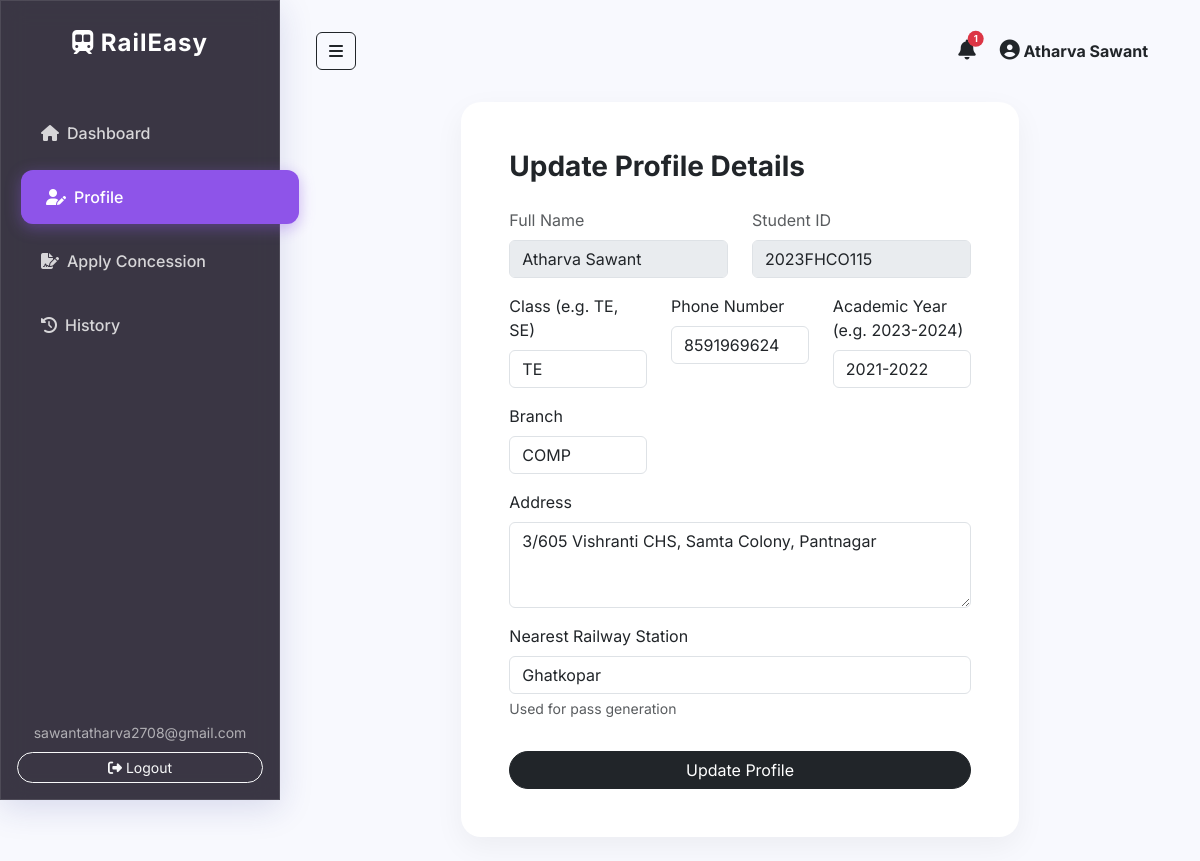
The page /student/profile (signed in) on the database its author committed.
### app/models.py (models this page shows, shortened)
class User(db.Model, UserMixin):
    id = db.Column(db.Integer, primary_key=True)
    email = db.Column(db.String(120), unique=True, nullable=False)
    password = db.Column(db.String(60), nullable=False)
    role = db.Column(db.String(20), nullable=False, default='student') # 'student' or 'admin'
    name = db.Column(db.String(100), nullable=False)
    student_id = db.Column(db.String(50), unique=True, nullable=False)
    course_class = db.Column(db.String(50), nullable=True) # e.g., TE, SE, BE
    year = db.Column(db.String(20), nullable=True)
    branch = db.Column(db.String(50), nullable=True)
    address = db.Column(db.Text, nullable=True)
    nearest_station = db.Column(db.String(100), nullable=True)
    phone_number = db.Column(db.String(20), nullable=True) # NEW
    applications = db.relationship('Application', backref='student', lazy=True)
    passes = db.relationship('Pass', backref='student', lazy=True)
    notifications = db.relationship('Notification', backref='user', lazy=True)

### app/student/routes.py (the view)
@student_bp.route("/profile", methods=['GET', 'POST'])
@login_required
@student_required
def profile():
    form = ProfileForm()
    if form.validate_on_submit():
        current_user.course_class = form.course_class.data
        current_user.year = form.year.data
        current_user.branch = form.branch.data
        current_user.phone_number = form.phone_number.data
        current_user.address = form.address.data
        current_user.nearest_station = form.nearest_station.data
        db.session.commit()
        flash('Your profile has been updated!', 'success')
        return redirect(url_for('student.profile'))
    elif request.method == 'GET':
        form.course_class.data = current_user.course_class
        form.year.data = current_user.year
        form.branch.data = current_user.branch
        form.phone_number.data = current_user.phone_number
        form.address.data = current_user.address
        form.nearest_station.data = current_user.nearest_station
    return render_template('student/profile.html', title='Profile', form=form)

### app/student/forms.py
class ProfileForm(FlaskForm):
    course_class = StringField('Class (e.g. TE, SE)', validators=[DataRequired(), Length(max=50)])
    year = StringField('Academic Year (e.g. 2023-2024)', validators=[DataRequired(), Length(max=20)])
    branch = StringField('Branch', validators=[DataRequired(), Length(max=50)])
    phone_number = StringField('Phone Number', validators=[DataRequired(), Length(min=10, max=15)])
    address = TextAreaField('Address', validators=[DataRequired()])
    nearest_station = StringField('Nearest Railway Station', validators=[DataRequired(), Length(max=100)])
    submit = SubmitField('Update Profile')

### app/student/routes.py (called while the page is built)
def student_required(f):
    @wraps(f)
    def decorated_function(*args, **kwargs):
        if current_user.role != 'student':
            flash('Access denied. This area is for students only.', 'danger')
            return redirect(url_for('main.home'))
        return f(*args, **kwargs)
    return decorated_function

### app/templates/student/profile.html (shortened to what this page needs)
{% extends "base.html" %}
{% block content %}
<div class="row">
    <div class="col-lg-8 mx-auto">
        <div class="card glass-card p-4 p-md-5">
            <h3 class="fw-bold mb-4">Update Profile Details</h3>
            <form method="POST" action="">
                <div class="row">
                    <div class="col-md-6 mb-3">
                        <label class="form-label text-muted">Full Name</label>
                        <input type="text" class="form-control" value="{{ current_user.name }}" disabled>
                    </div>
                    <div class="col-md-6 mb-3">
                        <label class="form-label text-muted">Student ID</label>
                        <input type="text" class="form-control" value="{{ current_user.student_id }}" disabled>
                    </div>
                    <div class="col-md-4 mb-3">
                        {{ form.course_class.label(class="form-label") }}
                        {{ form.course_class(class="form-control") }}
                    </div>
                    <div class="col-md-4 mb-3">
                        {{ form.phone_number.label(class="form-label") }}
                        {{ form.phone_number(class="form-control") }}
                    </div>
                    <div class="col-md-4 mb-3">
                        {{ form.year.label(class="form-label") }}
                        {{ form.year(class="form-control") }}
                    </div>
                    <div class="col-md-4 mb-3">
                        {{ form.branch.label(class="form-label") }}
                        {{ form.branch(class="form-control") }}
                    </div>
                    <div class="col-12 mb-3">
                        {{ form.address.label(class="form-label") }}
                        {{ form.address(class="form-control", rows="3") }}
                    </div>
                    <div class="col-12 mb-4">
                        {{ form.nearest_station.label(class="form-label") }}
                        {{ form.nearest_station(class="form-control") }}
                        <div class="form-text">Used for pass generation</div>
                    </div>
                </div>
                <div class="mt-2">
                    {{ form.submit(class="btn btn-dark w-100 rounded-pill") }}
                </div>
            </form>
        </div>
    </div>
</div>
{% endblock %}

### app/templates/base.html (shortened to what this page needs)
<!DOCTYPE html>
<html lang="en">
<head>
    <link href="https://cdn.jsdelivr.net/npm/bootstrap@5.3.2/dist/css/bootstrap.min.css" rel="stylesheet">
    <link rel="stylesheet" href="https://cdnjs.cloudflare.com/ajax/libs/font-awesome/6.4.2/css/all.min.css">
    <link rel="stylesheet" href="{{ url_for('static', filename='css/style.css') }}">
</head>
<body class="{% if current_user.is_authenticated %}dashboard-body{% else %}auth-body{% endif %}">
    <div class="d-flex" id="wrapper">
        {% if current_user.is_authenticated %}
        <div class="sidebar glass-panel" id="sidebar-wrapper">
            <div class="sidebar-heading text-center py-4 text-white custom-logo">
                <i class="fa-solid fa-train-subway"></i> RailEasy
            </div>
            <div class="list-group list-group-flush my-3">
                {% if current_user.role == 'student' %}
                <a href="{{ url_for('student.dashboard') }}"
                    class="list-group-item list-group-item-action bg-transparent text-white {% if request.endpoint == 'student.dashboard' %}active{% endif %}">
                    <i class="fas fa-home me-2"></i>Dashboard
                </a>
                <a href="{{ url_for('student.profile') }}"
                    class="list-group-item list-group-item-action bg-transparent text-white {% if request.endpoint == 'student.profile' %}active{% endif %}">
                    <i class="fas fa-user-edit me-2"></i>Profile
                </a>
                <a href="{{ url_for('student.apply') }}"
                    class="list-group-item list-group-item-action bg-transparent text-white {% if request.endpoint == 'student.apply' %}active{% endif %}">
                    <i class="fas fa-file-signature me-2"></i>Apply Concession
                </a>
                <a href="{{ url_for('student.history') }}"
                    class="list-group-item list-group-item-action bg-transparent text-white {% if request.endpoint == 'student.history' %}active{% endif %}">
                    <i class="fas fa-history me-2"></i>History
                </a>
                {% elif current_user.role == 'admin' %}
                <a href="{{ url_for('admin.dashboard') }}"
                    class="list-group-item list-group-item-action bg-transparent text-white {% if request.endpoint == 'admin.dashboard' %}active{% endif %}">
                    <i class="fas fa-chart-line me-2"></i>Admin Dashboard
                </a>
                {% endif %}
            </div>
            <div class="sidebar-footer p-3 text-center text-white mt-auto">
                <p class="mb-2 user-email-display"><small>{{ current_user.email }}</small></p>
                <a href="{{ url_for('auth.logout') }}" class="btn btn-outline-light btn-sm w-100 rounded-pill"><i
                        class="fas fa-sign-out-alt"></i> Logout</a>
            </div>
        </div>
        {% endif %}
        <div id="page-content-wrapper" class="w-100 p-4">
            {% if current_user.is_authenticated %}
            <nav class="navbar navbar-expand-lg navbar-dark bg-transparent mb-4">
                <div class="container-fluid">
                    <button class="btn btn-outline-dark" id="menu-toggle"><i class="fas fa-bars"></i></button>
                    <div class="ms-auto d-flex align-items-center">
                        <div class="nav-item dropdown me-4">
                            <a class="nav-link text-dark position-relative" href="#" id="notificationDropdown"
                                role="button" data-bs-toggle="dropdown" aria-expanded="false">
                                <i class="fas fa-bell fs-5"></i>
                                {% set unread_notifs = current_user.notifications|selectattr("is_read", "equalto",
                                false)|list %}
                                {% if unread_notifs %}
                                <span
                                    class="position-absolute top-0 start-100 translate-middle badge rounded-pill bg-danger"
                                    style="font-size: 0.6rem;">
                                    {{ unread_notifs|length }}
                                </span>
                                {% endif %}
                            </a>
                        </div>
                        <div class="text-dark fw-bold pe-3">
                            <i class="fas fa-user-circle fs-5"></i> {{ current_user.name }}
                        </div>
                    </div>
                </div>
            </nav>
            {% endif %}
            <div class="container-fluid">
                {% block content %}{% endblock %}
            </div>
        </div>
    </div>
</body>
</html>

### app/static/css/style.css (style rules this page uses)
:root { --primary-gradient: linear-gradient(135deg, #FF9A9E 0%, #FECFEF 99%, #FECFEF 100%); --pastel-bg: #f8f9fe; --dark-glass: rgba(25, 20, 36, 0.85); --dark-glass-hover: rgba(43, 33, 61, 0.95); --purple-accent: #8e54e9; --purple-glow: rgba(142, 84, 233, 0.4); --text-color: #333; }
body { font-family: 'Inter', sans-serif; overflow-x: hidden; color: var(--text-color); }
.dashboard-body { background: var(--pastel-bg); min-height: 100vh; }
.glass-panel { background: var(--dark-glass); backdrop-filter: blur(12px); -webkit-backdrop-filter: blur(12px); border: 1px solid rgba(255, 255, 255, 0.1); box-shadow: 0 8px 32px 0 rgba(31, 38, 135, 0.15); }
.glass-card { background: #ffffff; border-radius: 20px; border: none; box-shadow: 0 10px 30px rgba(0, 0, 0, 0.05); transition: transform 0.3s ease, box-shadow 0.3s ease; }
#wrapper { display: flex; transition: all 0.3s ease; }
#sidebar-wrapper { min-height: 100vh; width: 280px; display: flex; flex-direction: column; transition: all 0.3s ease; position: fixed; z-index: 1000; }
.custom-logo { font-size: 1.5rem; font-weight: 700; letter-spacing: 1px; }
#sidebar-wrapper .list-group-item { border: none; padding: 15px 25px; font-weight: 500; margin: 5px 15px; border-radius: 12px; transition: all 0.3s ease; color: rgba(255, 255, 255, 0.8) !important; }
#sidebar-wrapper .list-group-item:hover, #sidebar-wrapper .list-group-item.active { background: var(--purple-accent) !important; color: white !important; box-shadow: 0 4px 15px var(--purple-glow); transform: translateX(5px); }
.user-email-display { color: rgba(255, 255, 255, 0.6); }
#page-content-wrapper { margin-left: 280px; width: calc(100% - 280px); transition: all 0.3s ease; }

### rows shown on the page
User: email "sawantatharva2708@gmail.com", name "Atharva Sawant", student_id "2023FHCO115", course_class "TE", phone_number "8591969624", year "2021-2022", branch "COMP", address "3/605 Vishranti CHS, Samta Colony, Pantnagar", nearest_station "Ghatkopar"

### other values the page prints
{{ unread_notifs|length }} "1"
